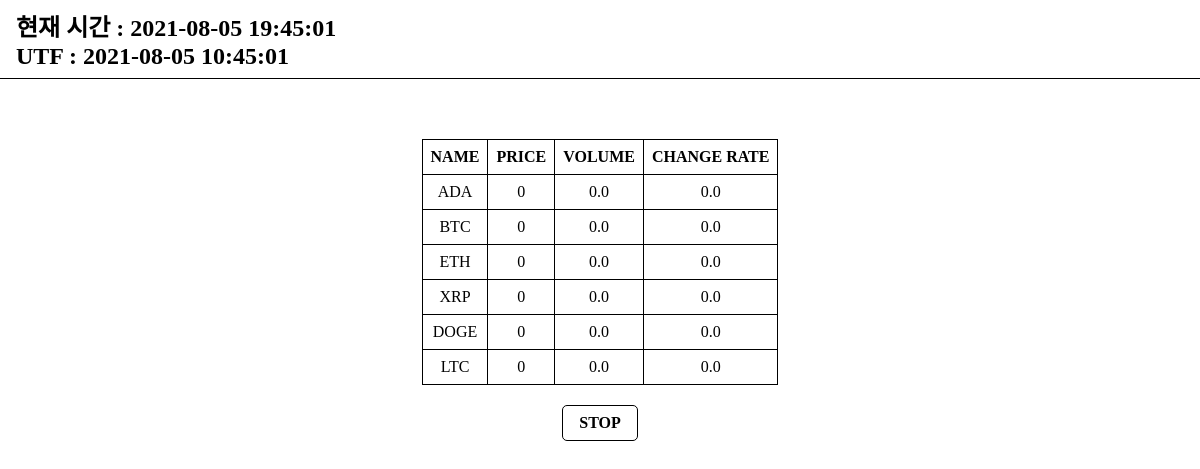
/check/, run on the app's committed database.
### checkprice/models.py (models this page shows)
class Currency(models.Model):
    name = models.CharField(max_length=200, default="currency");
    price = models.FloatField(default=0.0);
    change_rate = models.FloatField(default=0.0);
    volume = models.FloatField(default=0.0);

### checkprice/views.py (the view)
# urls.py: path('', views.index, name='index'),
def index(request):
    now = datetime.datetime.now();
    time_utf = now.strftime("%Y-%m-%d      %H:%M:%S");
    time_korea = (now + datetime.timedelta(hours=9)).strftime("%Y-%m-%d      %H:%M:%S");
    currencyList_update();
    currency_list = Currency.objects.all();
    context = {
        'currency_list' : currency_list,
        'time_utf' : time_utf,
        'time_korea' : time_korea,
        };
    return render(request, 'check/index.html', context);

### checkprice/views.py (called while the page is built, shortened)
def getCurrency(ticker, info):
    currencyItem = Currency();
    return currencyItem;

def currencyList_update():
    currency_list = Currency.objects.all();
    info = pybit.get_current_price("ALL");
    for item in currency_list:
        currencyItem = getCurrency(item.name, info);
        item.price = currencyItem.price;
        item.change_rate = currencyItem.change_rate;
        item.volume = currencyItem.volume;
        item.save()

### checkprice/templates/check/index.html (shortened to what this page needs)
<!DOCTYPE html>
<html lang="en">
<head>
    {% load static %}
        <link rel="stylesheet" type="text/css" href="{% static 'style.css' %}">
</head>
<body>
    <nav>
        <h1>현재 시간 : {{ time_korea }}</h1>
        <h1>UTF : {{ time_utf }}</h1>
    </nav>
    <main>
        <div class="container">
            <div id="currencyTable">
                <table>
                    <tr>
                        <th>NAME</th>
                        <th>PRICE</th>
                        <th>VOLUME</th>
                        <th>CHANGE RATE</th>
                    </tr>
                    {% if currency_list %}
                    {% for currency in currency_list %}
                    <tr>
                        <td>{{ currency.name }}</td>
                        <td>{{ currency.price }}</td>
                        <td>{{ currency.volume }}</td>
                        <td>{{ currency.change_rate }}</td>
                    </tr>
                    {% endfor %}
                    {% endif %}
                </table>
            </div>
            <buttion id="stopReload_btn">STOP</buttion>
        </div>
    </main>
</body>
</html>

### static/style.css (style rules this page uses)
* { box-sizing: border-box; margin:0; padding:0; }
nav { border-bottom: 1px solid black; padding : 8px 16px; }
main { margin-top: 60px; }
main .container { display:flex; flex-direction:column; align-items:center; }
table { margin: 0 auto; border-collapse : collapse; border-spacing : 0; }
td, th { border: 1px solid black; padding: 8px; text-align:center; }
#stopReload_btn { border:1px solid black; padding: 8px 16px; border-radius:5px; text-align:center; font-weight:bold; cursor:pointer; margin: 20px; }

### data on the page
Currency: name "ADA", price "0", volume "0.0", change_rate "0.0"
Currency: name "BTC", price "0", volume "0.0", change_rate "0.0"
Currency: name "ETH", price "0", volume "0.0", change_rate "0.0"
Currency: name "XRP", price "0", volume "0.0", change_rate "0.0"
Currency: name "DOGE", price "0", volume "0.0", change_rate "0.0"
Currency: name "LTC", price "0", volume "0.0", change_rate "0.0"
